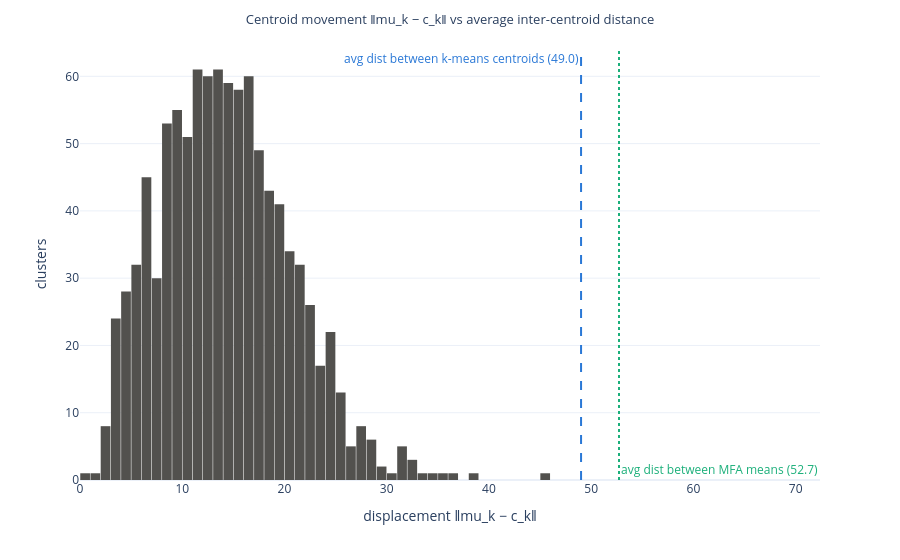
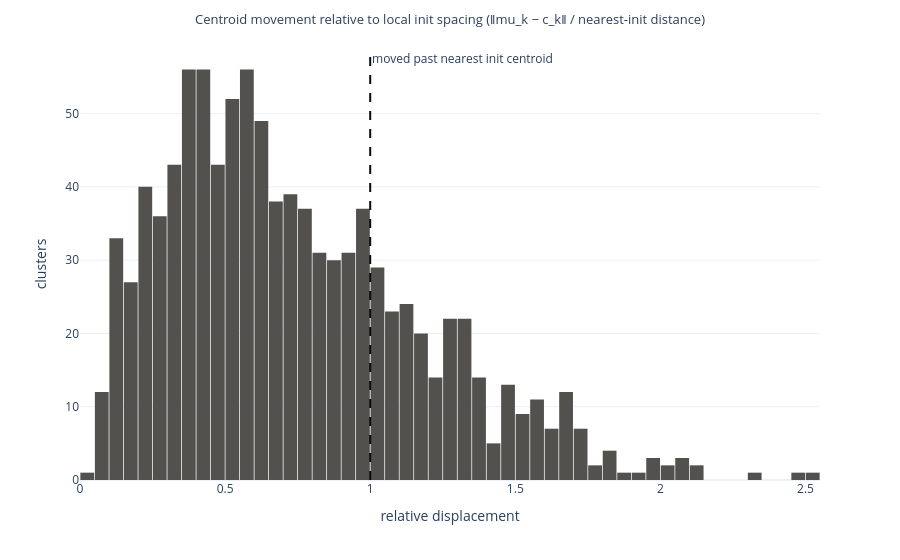
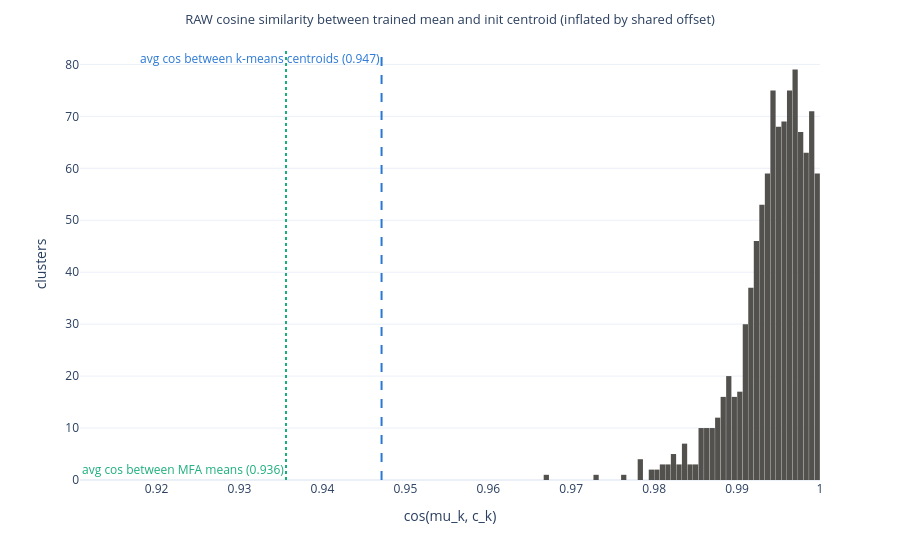
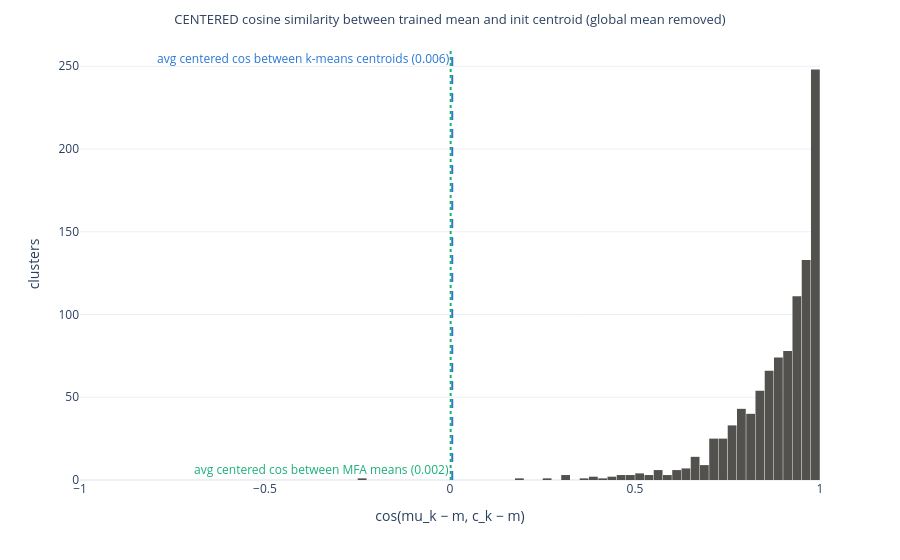

Here is the notebook cell these charts were saved with, in order:
### Markdown cell above
**Experiment.** Each MFA mean `mu_k` starts at init centroid `c_k` (verified in
Section 1.1) and is free to move during training. We measure how far each one
went:

- **Displacement** `‖mu_k − c_k‖`, shown raw against a baseline of the average
  pairwise distance *between* centroids (within the k-means set and within the
  MFA means) — movement is only "small" if it is small relative to how far
  centroids are from each other; and a scale-free version dividing by the
  distance from `c_k` to its *nearest other* init centroid — a relative
  displacement > 1 means the mean moved farther than the local inter-centroid
  spacing, i.e. well out of its original Voronoi cell.
- **Cosine similarity** between `mu_k` and `c_k`, in two versions. The **raw**
  cosine is inflated: all activations share a massive offset concentrated in a
  couple of rogue dimensions (the global centroid mean has norm ≈ the centroid
  norms themselves), so even unrelated centroids score ≈0.95. The **centered**
  cosine removes the global mean `m` of the init centroids first,
  `cos(mu_k − m, c_k − m)`, and is the informative one: its cross-centroid
  baseline sits near 0. Both plots carry their own baselines (average pairwise
  cosine between *different* centroids within each set).
- **Nearest-init retention**: is `mu_k` still closer to `c_k` than to any other
  init centroid? Together with the Hungarian check of Section 2, this separates
  "means drifted locally" from "means migrated to other regions".
- **Movement vs membership change**: do clusters whose mean moved most also
  have the lowest assignment Jaccard (Section 2.1)?
- **Neighbour overlap of the centroid clouds** (3.1): for each cluster, how much
  of its k-NN set *among the other centroids* is shared between the init cloud
  and the trained-means cloud — did training preserve the relational layout of
  the centroids, or just their identities?

### Code cell
if not HAVE_MODEL:
    display(Markdown("**Skipped:** missing MFA model files or k-means centroids."))
else:
    from scipy.spatial.distance import cdist

    from dalg.models.mfa import load_mfa

    model = load_mfa(MFA_RUN / "mfa_model.pt", map_location="cpu")
    mu = model.mu.detach().float().cpu().numpy()
    del model
    gc.collect()

    c_init = _centroid_tensor(KMEANS_CENTROIDS).numpy()
    assert mu.shape == c_init.shape, (mu.shape, c_init.shape)

    displacement = np.linalg.norm(mu - c_init, axis=1)

    offdiag = ~np.eye(K, dtype=bool)
    init_pairwise = cdist(c_init, c_init)
    mu_pairwise = cdist(mu, mu)
    avg_dist_km = float(init_pairwise[offdiag].mean())
    avg_dist_mfa = float(mu_pairwise[offdiag].mean())

    np.fill_diagonal(init_pairwise, np.inf)
    nn_init_dist = init_pairwise.min(axis=1)
    rel_displacement = displacement / nn_init_dist

    def _unit(x: np.ndarray) -> np.ndarray:
        return x / np.maximum(np.linalg.norm(x, axis=1, keepdims=True), 1e-12)

    c_unit = _unit(c_init)
    mu_unit = _unit(mu)
    cos_sim = (mu_unit * c_unit).sum(axis=1)
    avg_cos_km = float((c_unit @ c_unit.T)[offdiag].mean())
    avg_cos_mfa = float((mu_unit @ mu_unit.T)[offdiag].mean())

    # raw activations share a massive offset (dominated by a couple of rogue
    # dimensions), which pushes ALL raw cosines toward 1; center by the global
    # mean of the init centroids to expose the informative directions
    global_mean = c_init.mean(axis=0)
    c_cent_unit = _unit(c_init - global_mean)
    mu_cent_unit = _unit(mu - global_mean)
    cos_sim_centered = (mu_cent_unit * c_cent_unit).sum(axis=1)
    avg_cos_km_centered = float((c_cent_unit @ c_cent_unit.T)[offdiag].mean())
    avg_cos_mfa_centered = float((mu_cent_unit @ mu_cent_unit.T)[offdiag].mean())

    nearest_init = cdist(mu, c_init).argmin(axis=1)
    frac_nearest_own_init = float((nearest_init == np.arange(K)).mean())

    move_df = pd.DataFrame(
        {
            "cluster": np.arange(K),
            "displacement": displacement,
            "nn_init_dist": nn_init_dist,
            "rel_displacement": rel_displacement,
            "cos_sim": cos_sim,
            "cos_sim_centered": cos_sim_centered,
            "nearest_own_init": nearest_init == np.arange(K),
        }
    )
    display(move_df[["displacement", "rel_displacement", "cos_sim", "cos_sim_centered"]].describe(percentiles=[0.1, 0.25, 0.5, 0.75, 0.9]))
    print(f"avg pairwise distance between k-means centroids: {avg_dist_km:.1f}")
    print(f"avg pairwise distance between MFA means:         {avg_dist_mfa:.1f}")
    print(f"avg pairwise cosine between k-means centroids:   raw {avg_cos_km:.4f} | centered {avg_cos_km_centered:.4f}")
    print(f"avg pairwise cosine between MFA means:           raw {avg_cos_mfa:.4f} | centered {avg_cos_mfa_centered:.4f}")
    print(f"fraction of trained means still nearest their own init centroid: {frac_nearest_own_init:.3f}")

    if px is not None:
        fig = px.histogram(
            move_df,
            x="displacement",
            nbins=60,
            title="Centroid movement ‖mu_k − c_k‖ vs average inter-centroid distance",
            color_discrete_sequence=[COLOR_NEUTRAL],
            template=PLOT_TEMPLATE,
        )
        fig.add_vline(
            x=avg_dist_km, line_dash="dash", line_color=COLOR_KMEANS,
            annotation_text=f"avg dist between k-means centroids ({avg_dist_km:.1f})",
            annotation_position="top left", annotation_font_color=COLOR_KMEANS,
        )
        fig.add_vline(
            x=avg_dist_mfa, line_dash="dot", line_color=COLOR_MFA,
            annotation_text=f"avg dist between MFA means ({avg_dist_mfa:.1f})",
            annotation_position="bottom right", annotation_font_color=COLOR_MFA,
        )
        fig.update_layout(xaxis_title="displacement ‖mu_k − c_k‖", yaxis_title="clusters", bargap=0.05)
        save_fig(fig, "displacement_hist")
        fig.show()

        fig = px.histogram(
            move_df,
            x="rel_displacement",
            nbins=60,
            title="Centroid movement relative to local init spacing (‖mu_k − c_k‖ / nearest-init distance)",
            color_discrete_sequence=[COLOR_NEUTRAL],
            template=PLOT_TEMPLATE,
        )
        fig.add_vline(x=1.0, line_dash="dash", line_color="#0b0b0b", annotation_text="moved past nearest init centroid")
        fig.update_layout(xaxis_title="relative displacement", yaxis_title="clusters", bargap=0.05)
        save_fig(fig, "rel_displacement_hist")
        fig.show()

        raw_start = float(np.floor(move_df["cos_sim"].min() * 100) / 100)
        fig = px.histogram(
            move_df,
            x="cos_sim",
            title="RAW cosine similarity between trained mean and init centroid (inflated by shared offset)",
            color_discrete_sequence=[COLOR_NEUTRAL],
            template=PLOT_TEMPLATE,
        )
        fig.add_vline(
            x=avg_cos_km, line_dash="dash", line_color=COLOR_KMEANS,
            annotation_text=f"avg cos between k-means centroids ({avg_cos_km:.3f})",
            annotation_position="top left", annotation_font_color=COLOR_KMEANS,
        )
        fig.add_vline(
            x=avg_cos_mfa, line_dash="dot", line_color=COLOR_MFA,
            annotation_text=f"avg cos between MFA means ({avg_cos_mfa:.3f})",
            annotation_position="bottom left", annotation_font_color=COLOR_MFA,
        )
        fig.update_traces(xbins=dict(start=raw_start, end=1.0, size=(1.0 - raw_start) / 60))
        fig.update_layout(xaxis_title="cos(mu_k, c_k)", yaxis_title="clusters", bargap=0.05)
        save_fig(fig, "cos_raw_hist")
        fig.show()

        fig = px.histogram(
            move_df,
            x="cos_sim_centered",
            title="CENTERED cosine similarity between trained mean and init centroid (global mean removed)",
            color_discrete_sequence=[COLOR_NEUTRAL],
            template=PLOT_TEMPLATE,
        )
        fig.add_vline(
            x=avg_cos_km_centered, line_dash="dash", line_color=COLOR_KMEANS,
            annotation_text=f"avg centered cos between k-means centroids ({avg_cos_km_centered:.3f})",
            annotation_position="top left", annotation_font_color=COLOR_KMEANS,
        )
        fig.add_vline(
            x=avg_cos_mfa_centered, line_dash="dot", line_color=COLOR_MFA,
            annotation_text=f"avg centered cos between MFA means ({avg_cos_mfa_centered:.3f})",
            annotation_position="bottom left", annotation_font_color=COLOR_MFA,
        )
        fig.update_traces(xbins=dict(start=-1.0, end=1.0, size=0.025))
        fig.update_layout(xaxis_title="cos(mu_k − m, c_k − m)", yaxis_title="clusters", bargap=0.05, xaxis_range=[-1, 1])
        save_fig(fig, "cos_centered_hist")
        fig.show()

### Figure 1 — Plotly figure (JSON) as saved in the notebook; plotly's stock layout.template omitted (floating-point values rounded to 4 significant figures; data arrays with more than 128 entries replaced by an {"elided": "..."} marker saying what was removed)
{"data": [{"bingroup": "x", "hovertemplate": "displacement=%{x}<br>count=%{y}<extra></extra>", "legendgroup": "", "marker": {"color": "#52514e", "pattern": {"shape": ""}}, "name": "", "nbinsx": 60, "orientation": "v", "showlegend": false, "type": "histogram", "x": {"elided": "1000 float values"}, "xaxis": "x", "yaxis": "y"}], "layout": {"annotations": [{"font": {"color": "#2a78d6"}, "showarrow": false, "text": "avg dist between k-means centroids (49.0)", "x": 49.01, "xanchor": "right", "xref": "x", "y": 1, "yanchor": "top", "yref": "y domain"}, {"font": {"color": "#1baf7a"}, "showarrow": false, "text": "avg dist between MFA means (52.7)", "x": 52.72, "xanchor": "left", "xref": "x", "y": 0, "yanchor": "bottom", "yref": "y domain"}], "bargap": 0.05, "barmode": "relative", "legend": {"tracegroupgap": 0}, "margin": {"t": 48}, "shapes": [{"line": {"color": "#2a78d6", "dash": "dash"}, "type": "line", "x0": 49.01, "x1": 49.01, "xref": "x", "y0": 0, "y1": 1, "yref": "y domain"}, {"line": {"color": "#1baf7a", "dash": "dot"}, "type": "line", "x0": 52.72, "x1": 52.72, "xref": "x", "y0": 0, "y1": 1, "yref": "y domain"}], "title": {"font": {"size": 13}, "text": "Centroid movement ‖mu_k − c_k‖ vs average inter-centroid distance", "x": 0.5}, "xaxis": {"anchor": "y", "domain": [0, 1], "title": {"text": "displacement ‖mu_k − c_k‖"}}, "yaxis": {"anchor": "x", "domain": [0, 1], "title": {"text": "clusters"}}}}

### Figure 2 — Plotly figure (JSON) as saved in the notebook; plotly's stock layout.template omitted (floating-point values rounded to 4 significant figures; data arrays with more than 128 entries replaced by an {"elided": "..."} marker saying what was removed)
{"data": [{"bingroup": "x", "hovertemplate": "rel_displacement=%{x}<br>count=%{y}<extra></extra>", "legendgroup": "", "marker": {"color": "#52514e", "pattern": {"shape": ""}}, "name": "", "nbinsx": 60, "orientation": "v", "showlegend": false, "type": "histogram", "x": {"elided": "1000 float values"}, "xaxis": "x", "yaxis": "y"}], "layout": {"annotations": [{"showarrow": false, "text": "moved past nearest init centroid", "x": 1, "xanchor": "left", "xref": "x", "y": 1, "yanchor": "top", "yref": "y domain"}], "bargap": 0.05, "barmode": "relative", "legend": {"tracegroupgap": 0}, "margin": {"t": 48}, "shapes": [{"line": {"color": "#0b0b0b", "dash": "dash"}, "type": "line", "x0": 1, "x1": 1, "xref": "x", "y0": 0, "y1": 1, "yref": "y domain"}], "title": {"font": {"size": 13}, "text": "Centroid movement relative to local init spacing (‖mu_k − c_k‖ / nearest-init distance)", "x": 0.5}, "xaxis": {"anchor": "y", "domain": [0, 1], "title": {"text": "relative displacement"}}, "yaxis": {"anchor": "x", "domain": [0, 1], "title": {"text": "clusters"}}}}

### Figure 3 — Plotly figure (JSON) as saved in the notebook; plotly's stock layout.template omitted (floating-point values rounded to 4 significant figures; data arrays with more than 128 entries replaced by an {"elided": "..."} marker saying what was removed)
{"data": [{"bingroup": "x", "hovertemplate": "cos_sim=%{x}<br>count=%{y}<extra></extra>", "legendgroup": "", "marker": {"color": "#52514e", "pattern": {"shape": ""}}, "name": "", "orientation": "v", "showlegend": false, "type": "histogram", "x": {"elided": "1000 float values"}, "xaxis": "x", "xbins": {"end": 1, "size": 0.0006667, "start": 0.96}, "yaxis": "y"}], "layout": {"annotations": [{"font": {"color": "#2a78d6"}, "showarrow": false, "text": "avg cos between k-means centroids (0.947)", "x": 0.9471, "xanchor": "right", "xref": "x", "y": 1, "yanchor": "top", "yref": "y domain"}, {"font": {"color": "#1baf7a"}, "showarrow": false, "text": "avg cos between MFA means (0.936)", "x": 0.9356, "xanchor": "right", "xref": "x", "y": 0, "yanchor": "bottom", "yref": "y domain"}], "bargap": 0.05, "barmode": "relative", "legend": {"tracegroupgap": 0}, "margin": {"t": 48}, "shapes": [{"line": {"color": "#2a78d6", "dash": "dash"}, "type": "line", "x0": 0.9471, "x1": 0.9471, "xref": "x", "y0": 0, "y1": 1, "yref": "y domain"}, {"line": {"color": "#1baf7a", "dash": "dot"}, "type": "line", "x0": 0.9356, "x1": 0.9356, "xref": "x", "y0": 0, "y1": 1, "yref": "y domain"}], "title": {"font": {"size": 13}, "text": "RAW cosine similarity between trained mean and init centroid (inflated by shared offset)", "x": 0.5}, "xaxis": {"anchor": "y", "domain": [0, 1], "title": {"text": "cos(mu_k, c_k)"}}, "yaxis": {"anchor": "x", "domain": [0, 1], "title": {"text": "clusters"}}}}

### Figure 4 — Plotly figure (JSON) as saved in the notebook; plotly's stock layout.template omitted (floating-point values rounded to 4 significant figures; data arrays with more than 128 entries replaced by an {"elided": "..."} marker saying what was removed)
{"data": [{"bingroup": "x", "hovertemplate": "cos_sim_centered=%{x}<br>count=%{y}<extra></extra>", "legendgroup": "", "marker": {"color": "#52514e", "pattern": {"shape": ""}}, "name": "", "orientation": "v", "showlegend": false, "type": "histogram", "x": {"elided": "1000 float values"}, "xaxis": "x", "xbins": {"end": 1, "size": 0.025, "start": -1}, "yaxis": "y"}], "layout": {"annotations": [{"font": {"color": "#2a78d6"}, "showarrow": false, "text": "avg centered cos between k-means centroids (0.006)", "x": 0.006049, "xanchor": "right", "xref": "x", "y": 1, "yanchor": "top", "yref": "y domain"}, {"font": {"color": "#1baf7a"}, "showarrow": false, "text": "avg centered cos between MFA means (0.002)", "x": 0.001761, "xanchor": "right", "xref": "x", "y": 0, "yanchor": "bottom", "yref": "y domain"}], "bargap": 0.05, "barmode": "relative", "legend": {"tracegroupgap": 0}, "margin": {"t": 48}, "shapes": [{"line": {"color": "#2a78d6", "dash": "dash"}, "type": "line", "x0": 0.006049, "x1": 0.006049, "xref": "x", "y0": 0, "y1": 1, "yref": "y domain"}, {"line": {"color": "#1baf7a", "dash": "dot"}, "type": "line", "x0": 0.001761, "x1": 0.001761, "xref": "x", "y0": 0, "y1": 1, "yref": "y domain"}], "title": {"font": {"size": 13}, "text": "CENTERED cosine similarity between trained mean and init centroid (global mean removed)", "x": 0.5}, "xaxis": {"anchor": "y", "domain": [0, 1], "range": [-1, 1], "title": {"text": "cos(mu_k − m, c_k − m)"}}, "yaxis": {"anchor": "x", "domain": [0, 1], "title": {"text": "clusters"}}}}
